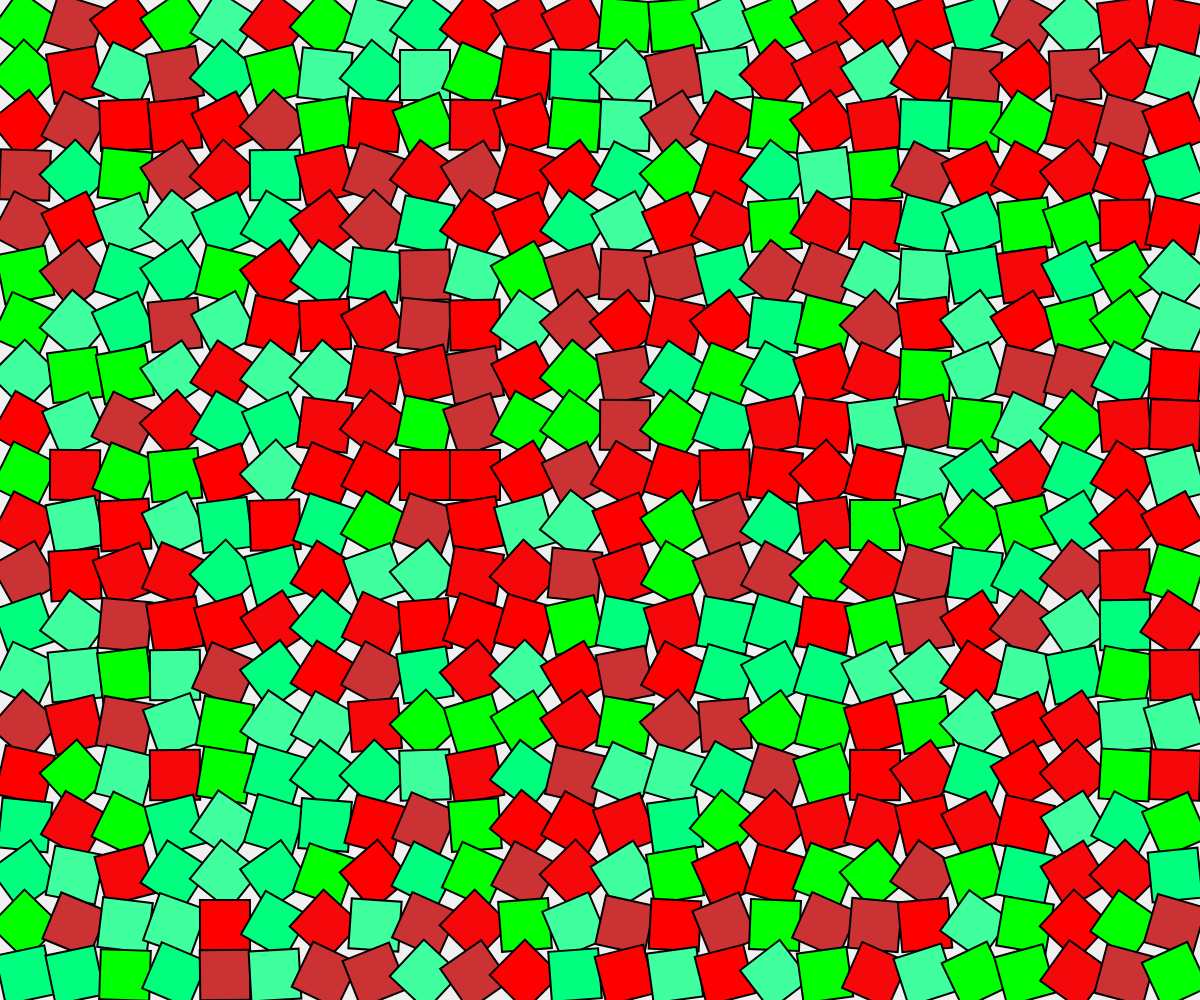
Frame 1 (no input)
Frame 2 (the mouse pressed at the canvas centre, redrawn once): identical to frame 1, image omitted

The p5.js sketch that drew this single still picture (run headless with seeded random() and noise() and a simulated clock; the mouse was pressed at the canvas centre and the sketch redrawn once):

// p5.js sketch
// ── sketch.js
function setup() {
    createCanvas(windowWidth,windowHeight);
    noLoop();
  }
  
  function draw() {
    background(240);
    randomSeed(100); // Fija la semilla aleatoria para obtener los mismos resultados cada vez que se ejecuta el programa
  
    // Colores disponibles para el zaiby canon
    let colors = [
      color(255, 0, 0), // Rojo
      color(0, 255, 0), // Verde
      color(203, 50, 52), // Rojo puro
      color(246, 7, 10), // Rojo saturado
      color(0, 255, 127), // Verde life
      color(64, 255, 159) // Verde ligero
    ];
  
    let tileSize = 50; // Tamaño de las baldosas
    let numTilesX = width / tileSize;
    let numTilesY = height / tileSize;
  
    for (let i = 0; i < numTilesX; i++) {
      for (let j = 0; j < numTilesY; j++) {
        let x = i * tileSize;
        let y = j * tileSize;
  
        let col = random(colors); // Color aleatorio del zaiby canon
        let angle = random(0, TWO_PI); // Ángulo de rotación aleatorio
  
        push();
        translate(x + tileSize / 2, y + tileSize / 2);
        rotate(angle);
        rectMode(CENTER);
        fill(col);
        stroke(0);
        strokeWeight(2);
        rect(0, 0, tileSize, tileSize);
        pop();
      }
    }
  }
  
